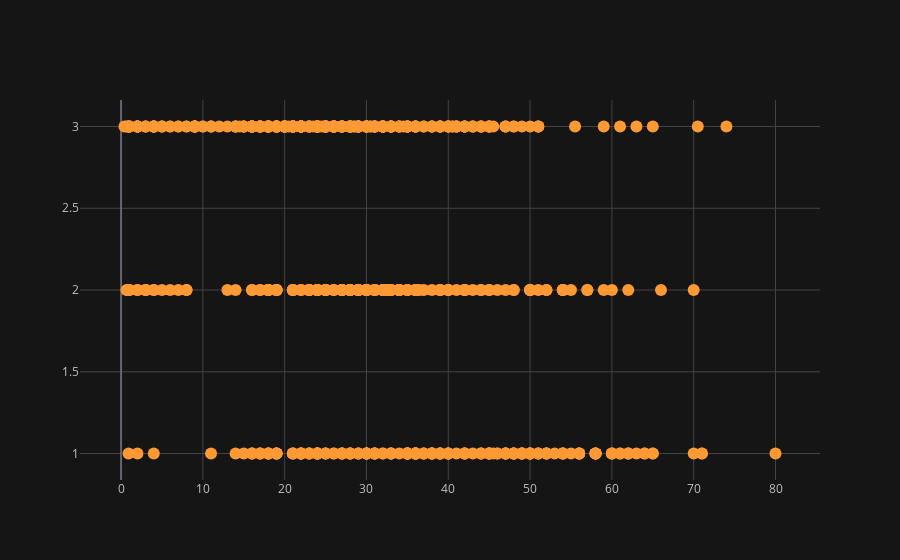

Notebook source saved alongside this figure:
### Code cell
df1.iplot(x='age',y='pclass',mode='markers')

### Figure 1 — Plotly figure (JSON) as saved in the notebook; plotly's stock layout.template omitted (floating-point values rounded to 4 significant figures; data arrays with more than 128 entries replaced by an {"elided": "..."} marker saying what was removed)
{"data": [{"line": {"color": "rgba(255, 153, 51, 1.0)", "dash": "solid", "shape": "linear", "width": 1.3}, "marker": {"size": 12, "symbol": "circle"}, "mode": "markers", "name": "pclass", "text": "", "type": "scatter", "x": {"elided": "891 float values"}, "y": {"elided": "891 int values"}}], "layout": {"legend": {"bgcolor": "#151516", "font": {"color": "#D9D9D9"}}, "paper_bgcolor": "#151516", "plot_bgcolor": "#151516", "title": {"font": {"color": "#D9D9D9"}}, "xaxis": {"gridcolor": "#434343", "showgrid": true, "tickfont": {"color": "#C2C2C2"}, "title": {"font": {"color": "#D9D9D9"}, "text": ""}, "zerolinecolor": "#666570"}, "yaxis": {"gridcolor": "#434343", "showgrid": true, "tickfont": {"color": "#C2C2C2"}, "title": {"font": {"color": "#D9D9D9"}, "text": ""}, "zerolinecolor": "#666570"}}}
